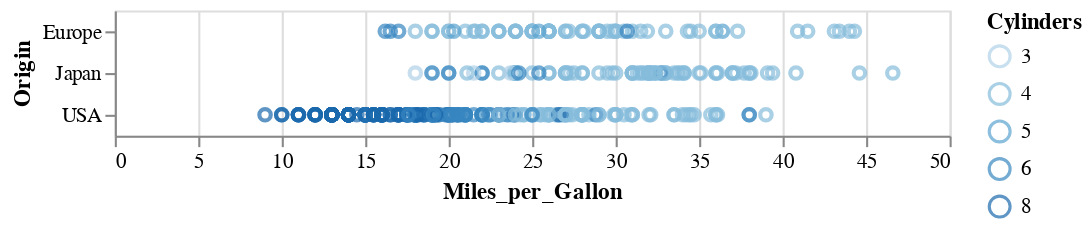

The cell this chart's notebook holds for it:
### Markdown cell above
As you can see, it is very easy to make logical changes to the layout.

Notice how the `color` option works for real values (this case) and discrete categories (the case above with `color='Origin'`).

What does this next code do? That is, what is the ":O"? [hint](https://altair-viz.github.io/user_guide/encoding.html#encoding-data-types)

### Code cell
alt.Chart(cars).mark_point().encode(
    y='Origin',
    x='Miles_per_Gallon',
    color='Cylinders:O',
).interactive()

### Figure 1 — Vega-Lite specification as saved in the notebook (floating-point values rounded to 4 significant figures; data arrays with more than 128 entries replaced by an {"elided": "..."} marker saying what was removed)
{"config": {"view": {"continuousWidth": 400, "continuousHeight": 300}}, "data": {"name": "data-f02450ab61490a1363517a0190416235"}, "mark": "point", "encoding": {"color": {"field": "Cylinders", "type": "ordinal"}, "x": {"field": "Miles_per_Gallon", "type": "quantitative"}, "y": {"field": "Origin", "type": "nominal"}}, "selection": {"selector004": {"type": "interval", "bind": "scales", "encodings": ["x", "y"]}}, "$schema": "https://vega.github.io/schema/vega-lite/v4.17.0.json", "datasets": {"data-f02450ab61490a1363517a0190416235": {"elided": "406 records"}}}
